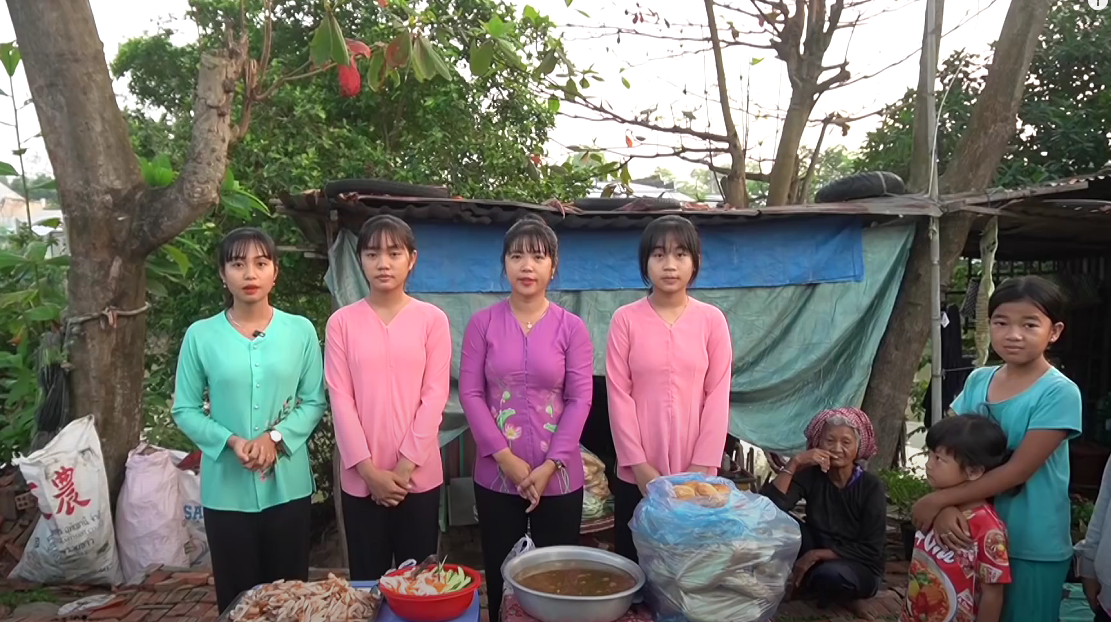
#> input picture multi03.png, 1111 x 622 px
$ python cv2_transformations.py
#> lines starting #> are read from the running program, lines starting #| are printed output that depends on the picture
import cv2
import numpy as np

img = cv2.imread('multi03.png')
#> img is the input picture: shape (622, 1111, 3); mean B, G, R 105.3, 109.3, 114.4
cv2.imshow('Original', img)

def translate(img, x, y):
#> called with x = 100, y = 100
    transMat = np.float32([[1,0,x],[0,1,y]])
    dimensions = (img.shape[1], img.shape[0])
#> dimensions = (1111, 622)
    return cv2.warpAffine(img, transMat, dimensions)
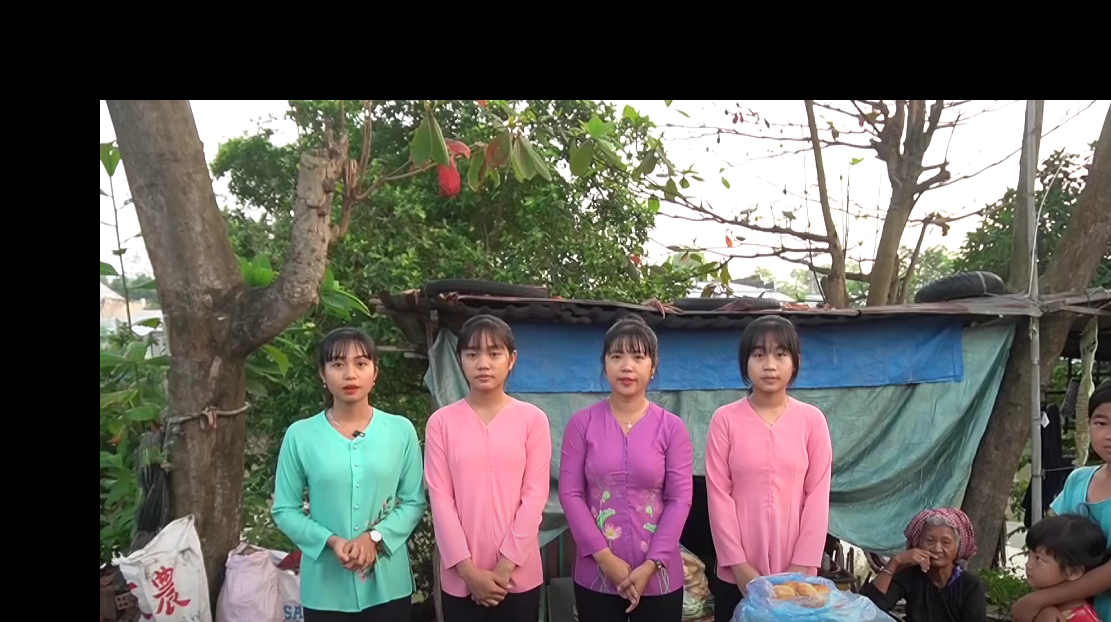
#> returned value: shape (622, 1111, 3); mean of channels 0, 1, 2 88.8, 92.6, 96.7; drawn as B, G, R

def rotate(img, angle, rotPoint=None):
#> called with angle = 45
    (height, width) = img.shape[:2]
#> height = 622; width = 1111
    if rotPoint is None:
        rotPoint = (width//2, height//2)
#> rotPoint = (555, 311)
        print(rotPoint)
#| (555, 311)
    rotMat = cv2.getRotationMatrix2D(rotPoint, angle, 1.0)
    dimensions = (width, height)
#> dimensions = (1111, 622)
    return cv2.warpAffine(img, rotMat, dimensions)
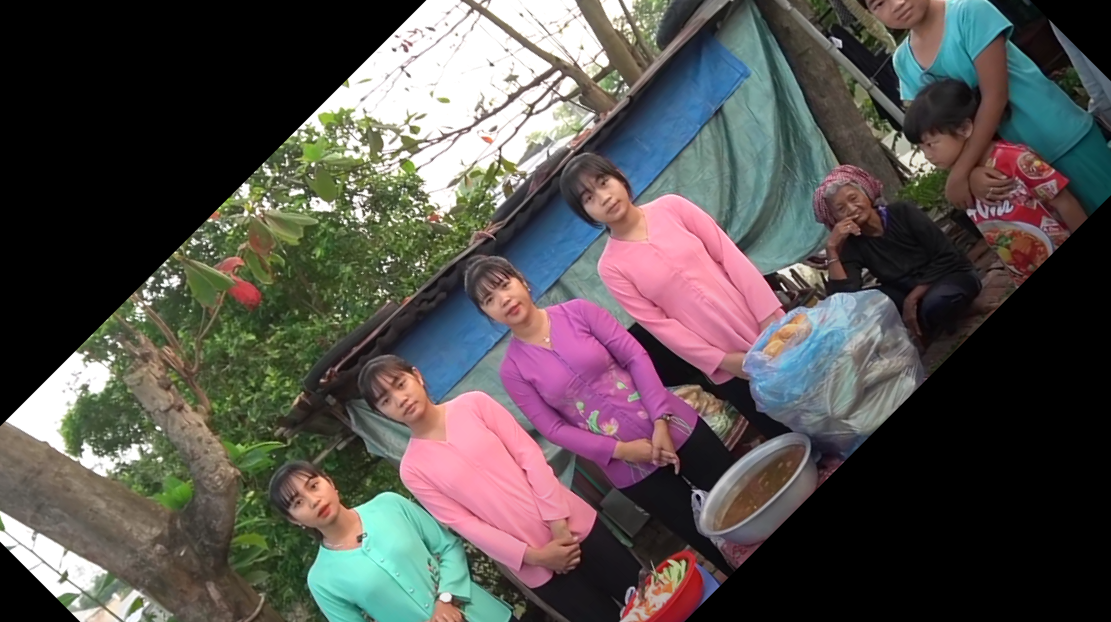
#> returned value: shape (622, 1111, 3); mean of channels 0, 1, 2 79, 80.9, 85.7; drawn as B, G, R

translated = translate(img, 100, 100)
cv2.imshow('Translated', translated)

rotated = rotate(img, 45)
cv2.imshow('Rotated', rotated)

# resizing
(height, width) = img.shape[:2]
#> height = 622; width = 1111
resized = cv2.resize(img, (width//2, height//2), interpolation=cv2.INTER_CUBIC)
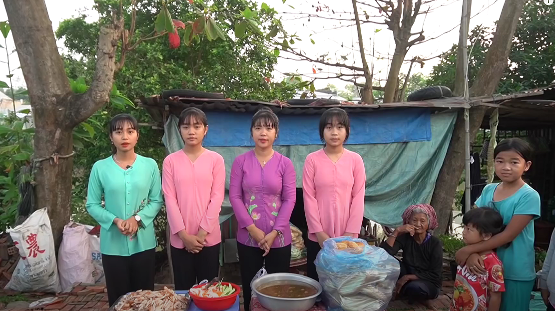
#> resized: shape (311, 555, 3); mean B, G, R 105.2, 109.3, 114.3
cv2.imshow('Resized', resized)

#flip
flip = cv2.flip(img, 1) #0 : vertically, 1: horizontally, -1:hor+vert
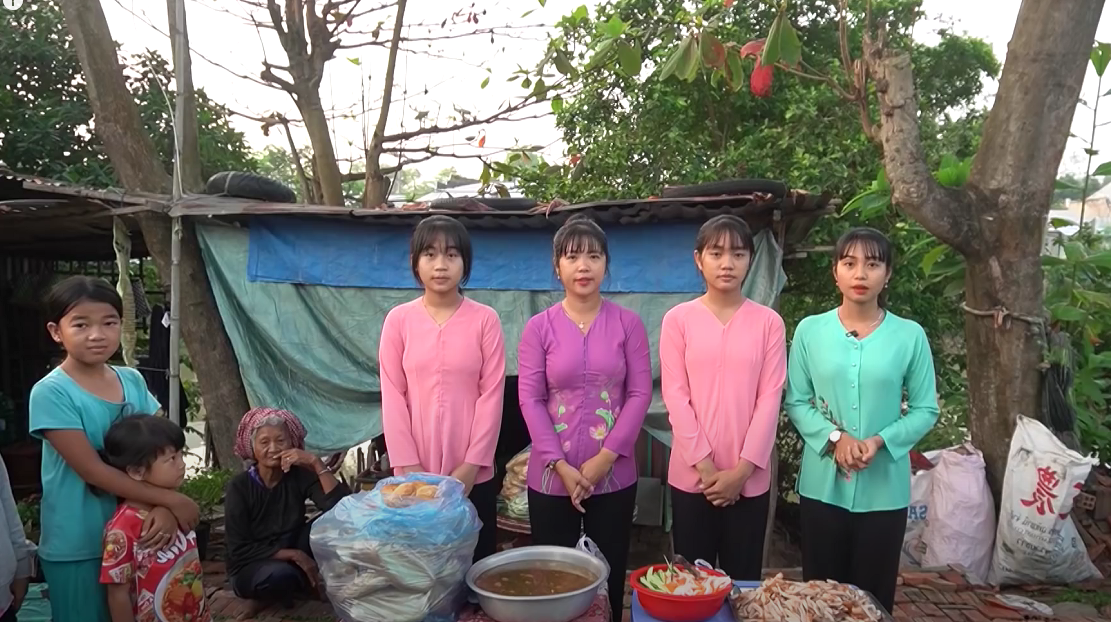
#> flip: shape (622, 1111, 3); mean B, G, R 105.3, 109.3, 114.4
cv2.imshow('Flip', flip)

# cropping
cropped = img[200:350, 150:750]  #xtop,xbottom, yleft,yright
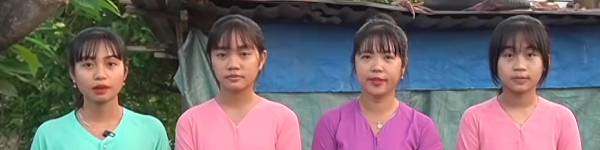
#> cropped: shape (150, 600, 3); mean B, G, R 109.5, 105, 115.3
cv2.imshow('Cropped', cropped)

cv2.waitKey(0)

$ run again, with qazi_aaron.png copied over multi03.png
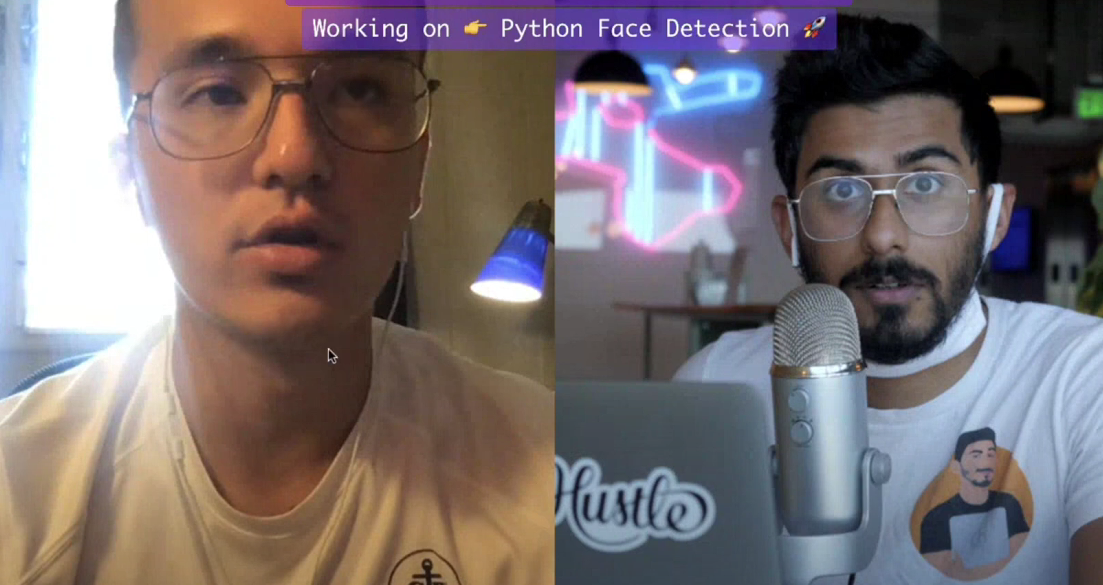
#> input picture qazi_aaron.png, 1103 x 585 px
#> img is the input picture: shape (585, 1103, 3); mean B, G, R 113.4, 111, 121.1
#| (551, 292)
#> `flip = cv2.flip(img, 1)`:
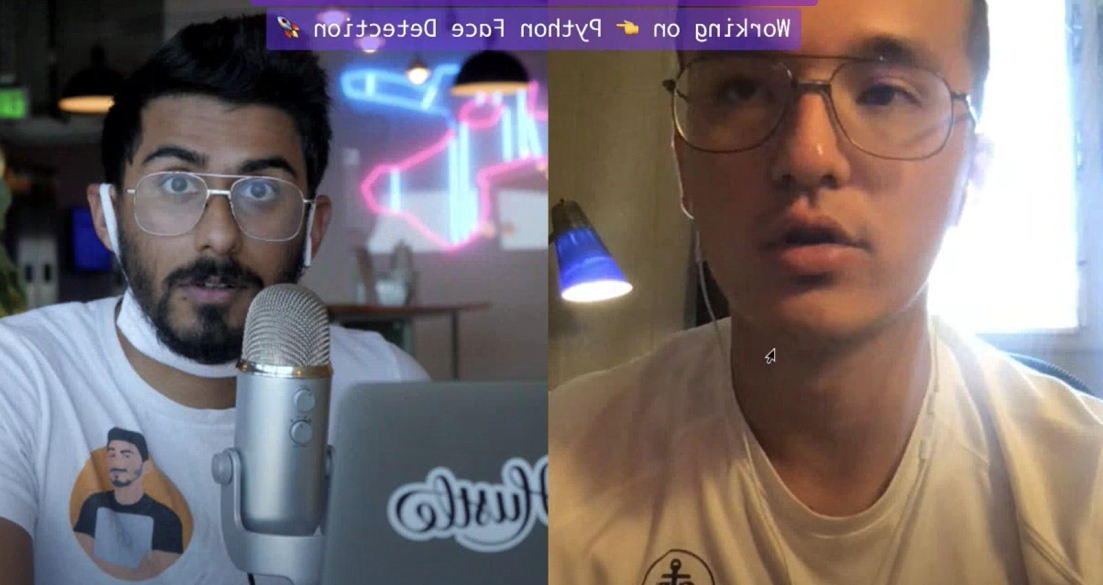
#> flip: shape (585, 1103, 3); mean B, G, R 113.4, 111, 121.1
#> `cropped = img[200:350, 150:750]`:
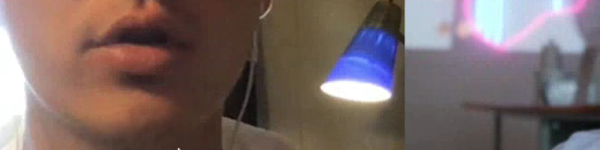
#> cropped: shape (150, 600, 3); mean B, G, R 102.3, 103.9, 120.9

$ run again, with qazi_aaron2.png copied over multi03.png
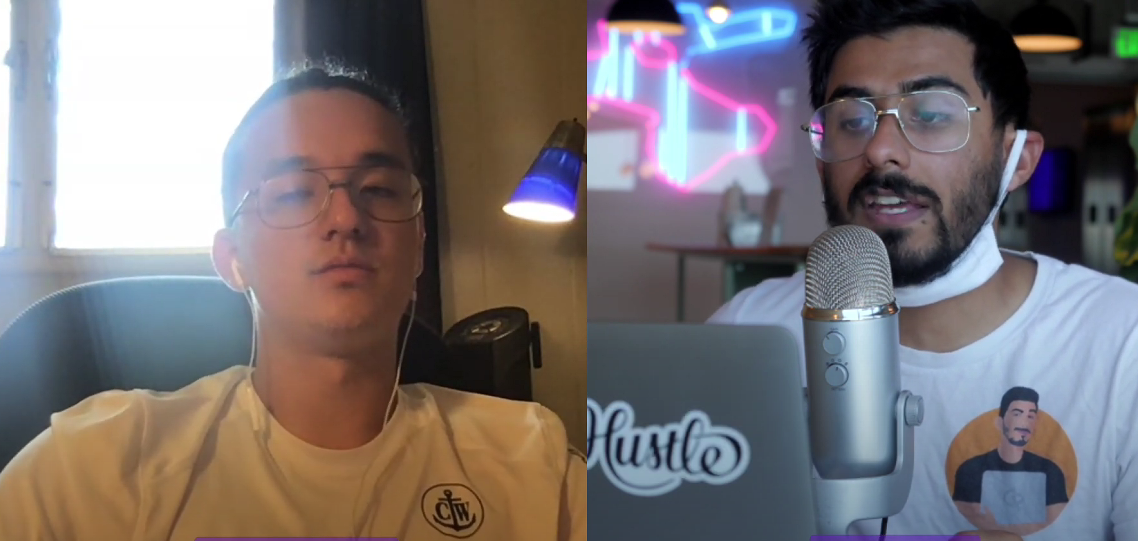
#> input picture qazi_aaron2.png, 1138 x 541 px
#> img is the input picture: shape (541, 1138, 3); mean B, G, R 117.1, 115.1, 121.6
#| (569, 270)
#> `flip = cv2.flip(img, 1)`:
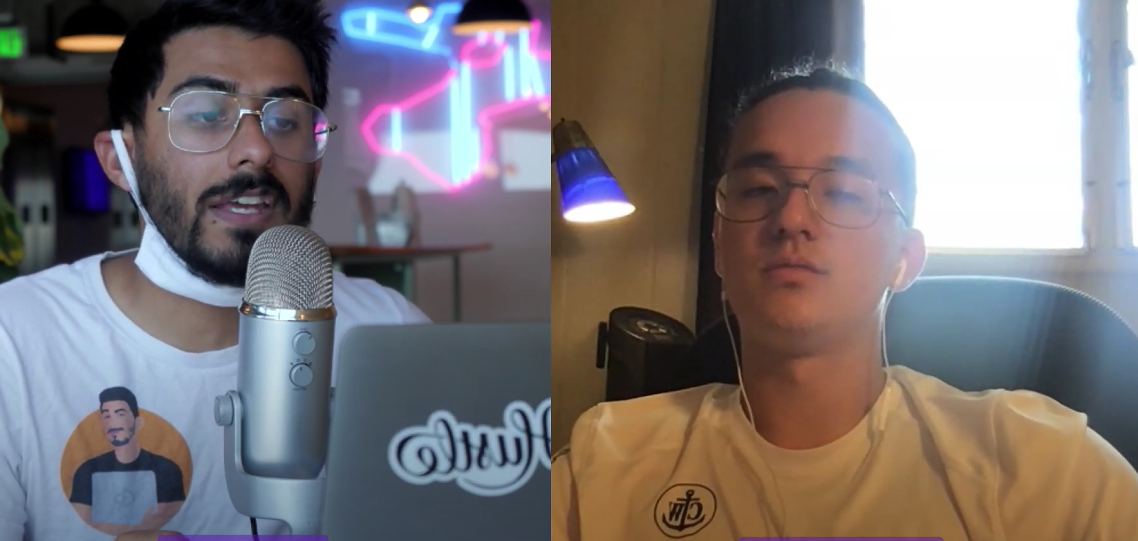
#> flip: shape (541, 1138, 3); mean B, G, R 117.1, 115.1, 121.6
#> `cropped = img[200:350, 150:750]`:
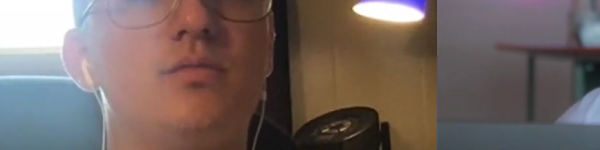
#> cropped: shape (150, 600, 3); mean B, G, R 98.6, 102.4, 116.5

$ run again, with qazi_aaron3.png copied over multi03.png
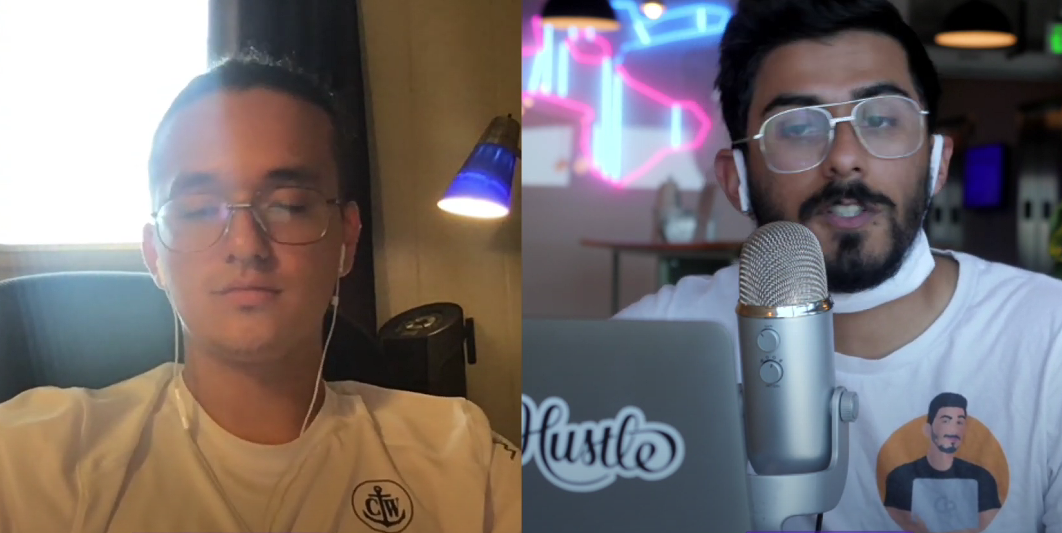
#> input picture qazi_aaron3.png, 1062 x 533 px
#> img is the input picture: shape (533, 1062, 3); mean B, G, R 113.1, 112.3, 119.8
#| (531, 266)
#> `flip = cv2.flip(img, 1)`:
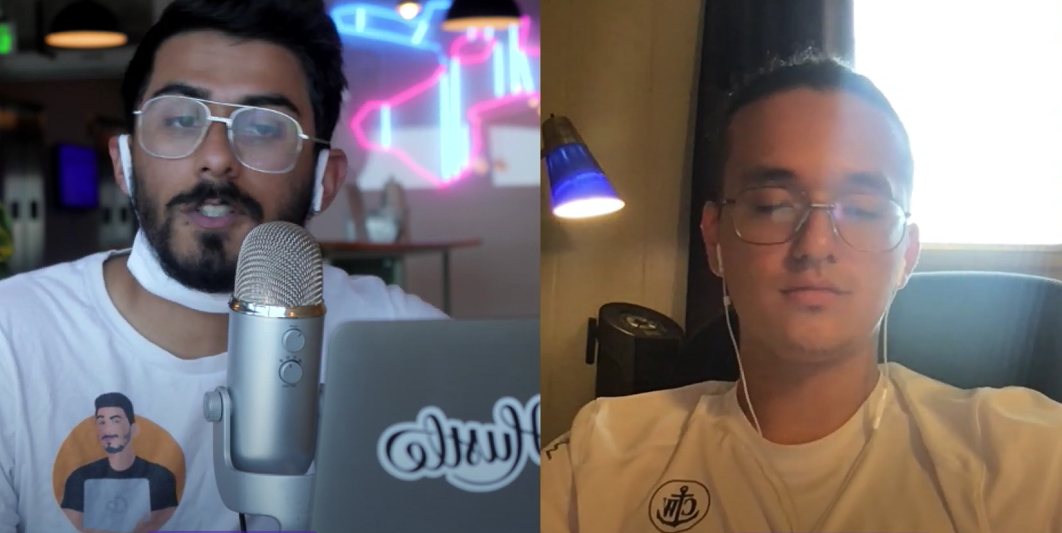
#> flip: shape (533, 1062, 3); mean B, G, R 113.1, 112.3, 119.8
#> `cropped = img[200:350, 150:750]`:
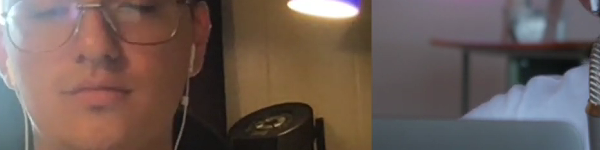
#> cropped: shape (150, 600, 3); mean B, G, R 86.4, 92.3, 108.1
